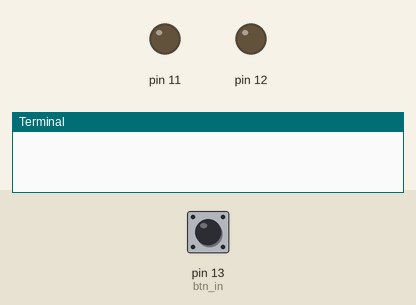
Recording of a program running on a simulated Raspberry Pi (header pin numbers). On the bench: output pins drawn as LEDs (lit = HIGH), the last lines printed to the terminal. Inputs (shaded band) come from the test bench; at power-on: pin 13 (btn_in) HIGH. Files the program writes start out absent; web requests get an empty 200 reply after 0.4 s.

Above: at 5.0 s.
5.1 s: pin 13 (btn_in) pulled LOW for 0.15 s
At 6.2 s:
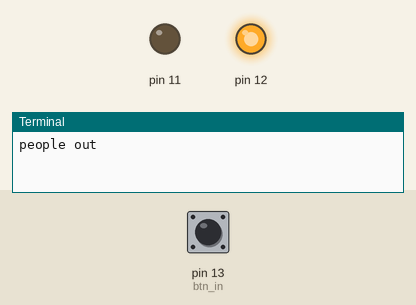
Timing chart, 0 to 8.1 s (numbered marks = the images above; inputs shaded):
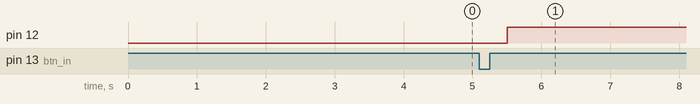

Measured:
- after the input at 5.1 s, pin 12: LOW → HIGH after 0.40 s

The program:

Door.py
```python
import RPi.GPIO as gpio
import MFRC522 as mfrc
import signal
import time
import requests

gpio.setmode(gpio.BOARD)
gpio.setup(11,gpio.OUT)
gpio.setup(12,gpio.OUT)
gpio.setup(13,gpio.IN, pull_up_down=gpio.PUD_UP)

con= True
current_state = True

fp = open("button_pressed.txt","w+")

def end_read(signal,frame):
    global con
    print"ctrl+c"
    con = False
    gpio.cleanup()

signal.signal(signal.SIGINT, end_read)

while con:
    rfid_in = fp.readline()
    if rfid_in == '1':
        print("rfid input")
    btn_in = gpio.input(13)
    if(btn_in == False and current_state == True):
        print("people out")
        requests.get("http://13.125.227.46/ultra.php?num=0")
        gpio.output(11,gpio.LOW)
        gpio.output(12,gpio.HIGH)
        fp.write("0")
    current_state = btn_in
    time.sleep(0.1)
```
